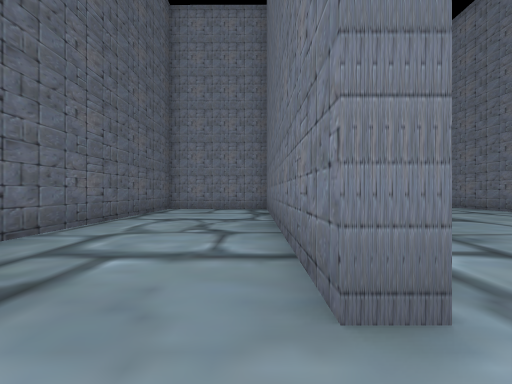
View 1 (above)

17 first-person views from a walk through a Unity game level. The camera is 1.2 m above the floor, looks level and sees 80° across. The floor is counted in squares, 2 m on a side. Each view is taken from the middle of a square. On the plan, view 1 faces up. The plan holds only what a view shows up to about 9 squares ahead; the rest is blank. The place goes on beyond the plan. The player is left out.

View 2
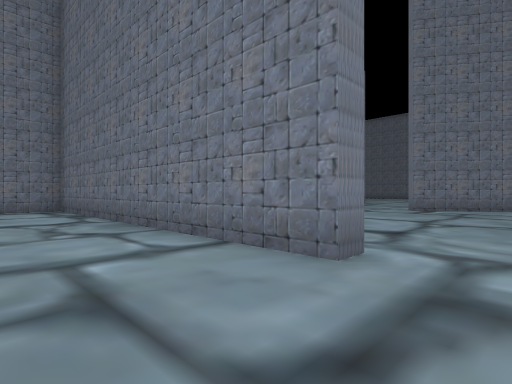

View 3
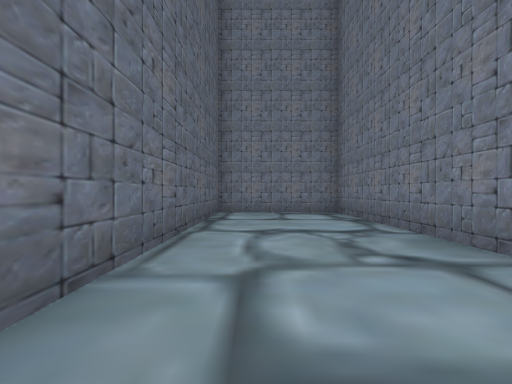

View 4
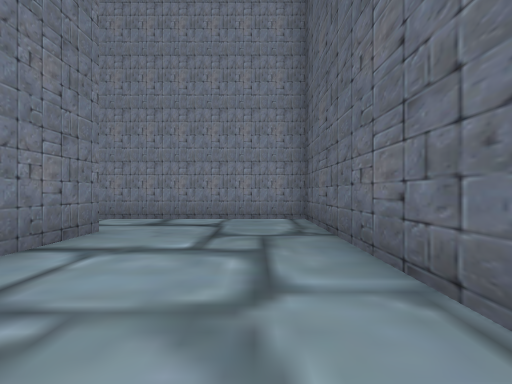

View 5
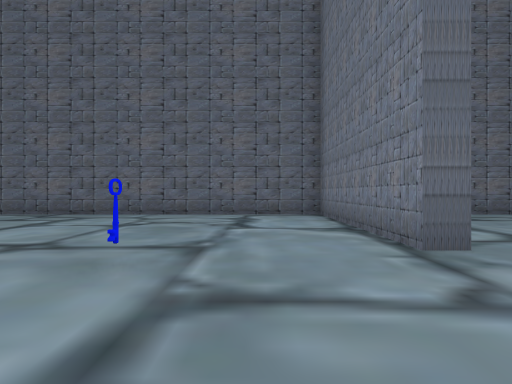

View 6
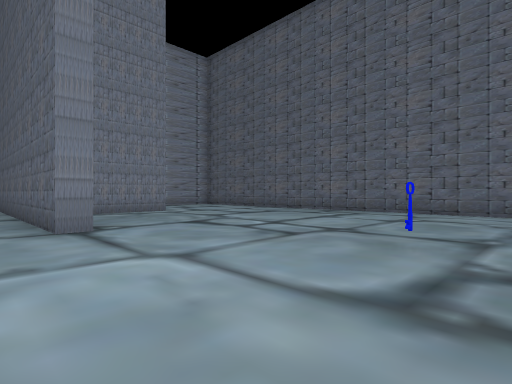

View 7
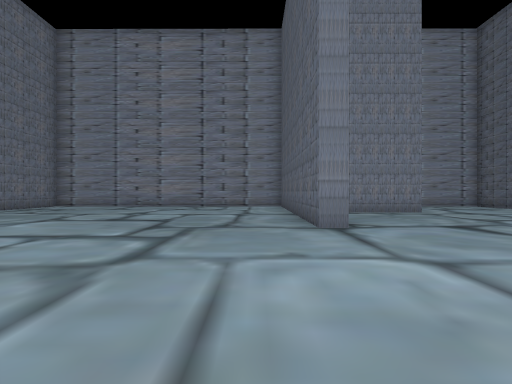

View 8
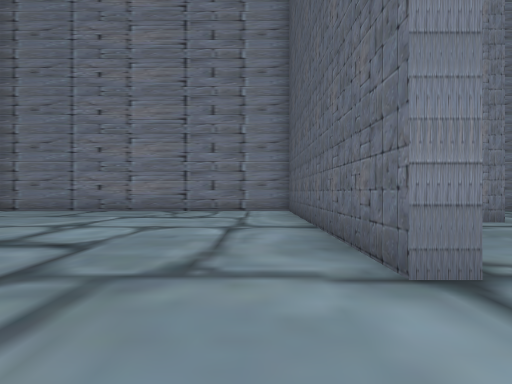

View 9
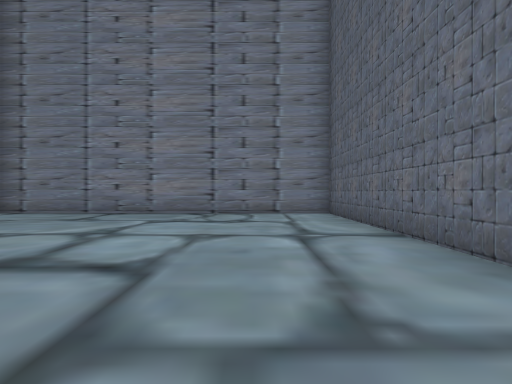

View 10
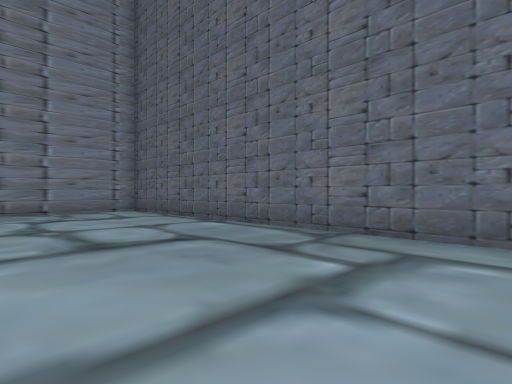

View 11
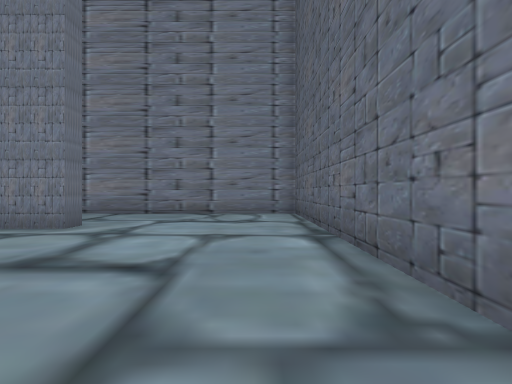

View 12
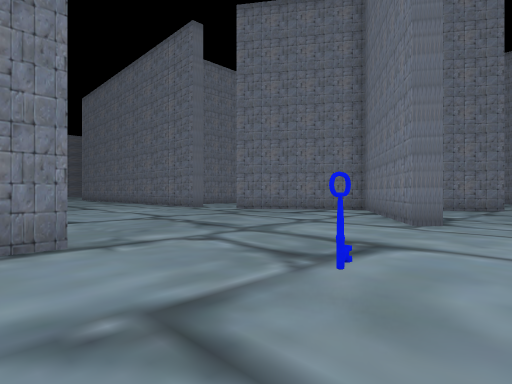

View 13
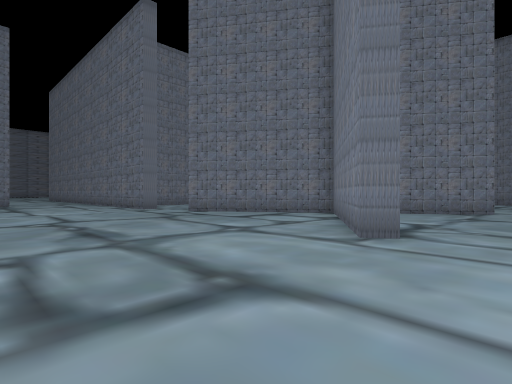

View 14
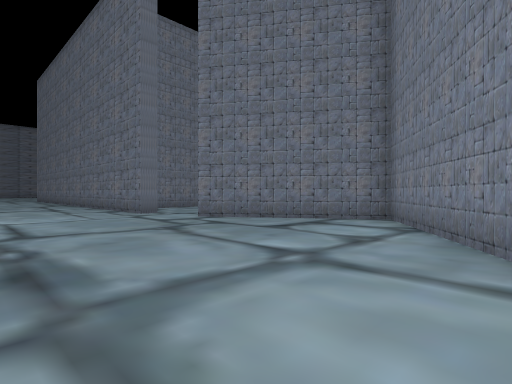

View 15
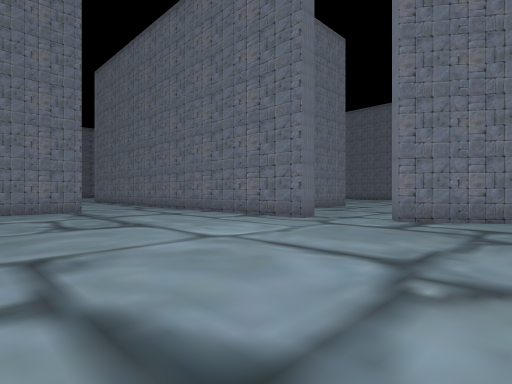

View 16
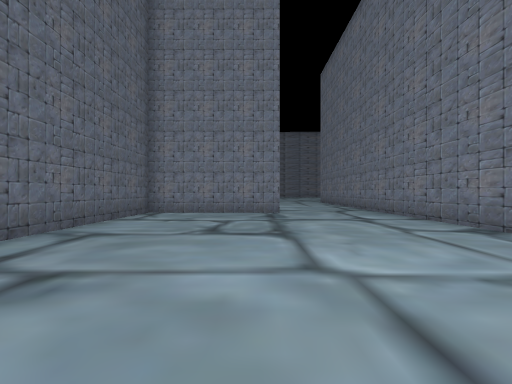

View 17
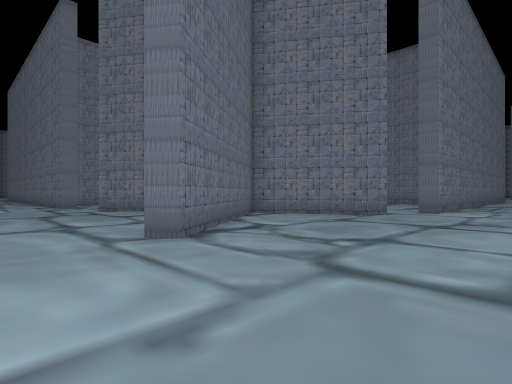

### Floor plan
Points are (right, up) in squares from view 1. A wall is a line through its corners. A room is listed if a view was taken in it or the views show most of it. See-through windows are left out.
Room 1 (views 1, 2, 3, 4)
walls: (0.4, 1.4) (0.4, 10.8) (-3.1, 10.9) (-3.1, -0.8) (0.5, -0.8)
ways out: opening at (1, 0.5) to room 2
Room 2 (views 5, 6, 7, 8, 9, 10, 11, 12, 13, 14, 15, 16, 17)
walls: (13.2, -3.8) (11.1, -0.8) (7.1, -3.5) (6.8, -3.1) (10.8, -0.4) (8.3, 3.3) (8.8, 3.6); (15.4, -4.6) (14.4, -4.6) (14.4, -4.1); (4.4, -8.1) (5, -8.1) (5, -15.6) (14.3, -15.6); (1.9, -0.7) (1.9, -1.3) (-3.1, -1.3) (-3.1, -15.6) (2.9, -15.6); (0.5, -0.8) (1.5, -0.8); (1.1, -12.6) (1.1, -12) (3.3, -12); (8.2, 5.2) (7.7, 5.2) (7.7, 11); (1, 1.4) (0.4, 1.4); (4.7, 10.8) (0.9, 10.8) (0.9, 5.6)
ways out: opening at (1, 0.5) to room 1; opening at (8, 4.5); opening at (14, -4)
objects: other object (3, -4)

Where each view was taken, in squares from view 1:
view 1: 0 up, 0 right, facing up
view 2: 0 up, 2 left, facing up-right
view 3: 2 up, 2 left, facing up
view 4: 6 up, 2 left, facing down
view 5: 3 down, 5 right, facing left
view 6: 3 down, 6 right, facing down-left
view 7: 3 down, 6 right, facing down
view 8: 6 down, 6 right, facing down
view 9: 7 down, 7 right, facing down
view 10: 6 down, 1 right, facing down-left
view 11: 7 down, 2 left, facing down
view 12: 5 down, 1 right, facing up-right
view 13: 5 down, 3 right, facing up-right
view 14: 3 down, 4 right, facing up-right
view 15: 1 up, 2 right, facing up-right
view 16: 2 up, 4 right, facing up
view 17: 7 down, 5 right, facing up-right
